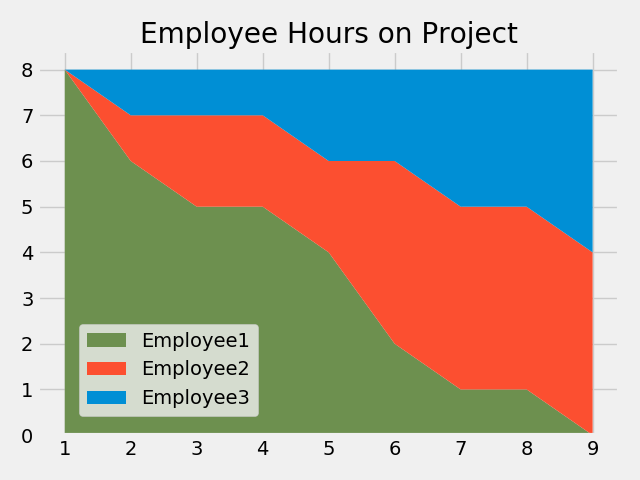

This chart was generated by the following Python code:
'''
Description:
Stack plot depicting number of hours each employee spent on a project
'''

from matplotlib import pyplot as plt

plt.style.use("fivethirtyeight")


days = [1, 2, 3, 4, 5, 6, 7, 8, 9]

emp1_hours = [8, 6, 5, 5, 4, 2, 1, 1, 0]
emp2_hours = [0, 1, 2, 2, 2, 4, 4, 4, 4]
emp3_hours = [0, 1, 1, 1, 2, 2, 3, 3, 4]


labels = ['Employee1', 'Employee2', 'Employee3']
colors = ['#6d904f', '#fc4f30', '#008fd5']
plt.stackplot(days, emp1_hours, emp2_hours, emp3_hours, labels=labels, colors=colors)

plt.title("Employee Hours on Project")
plt.legend(loc=(0.07, 0.05))
plt.tight_layout()
plt.savefig('stack_plot.png')
plt.show()

# Colors:
# Blue = #008fd5
# Red = #fc4f30
# Yellow = #e5ae37
# Green = #6d904f
